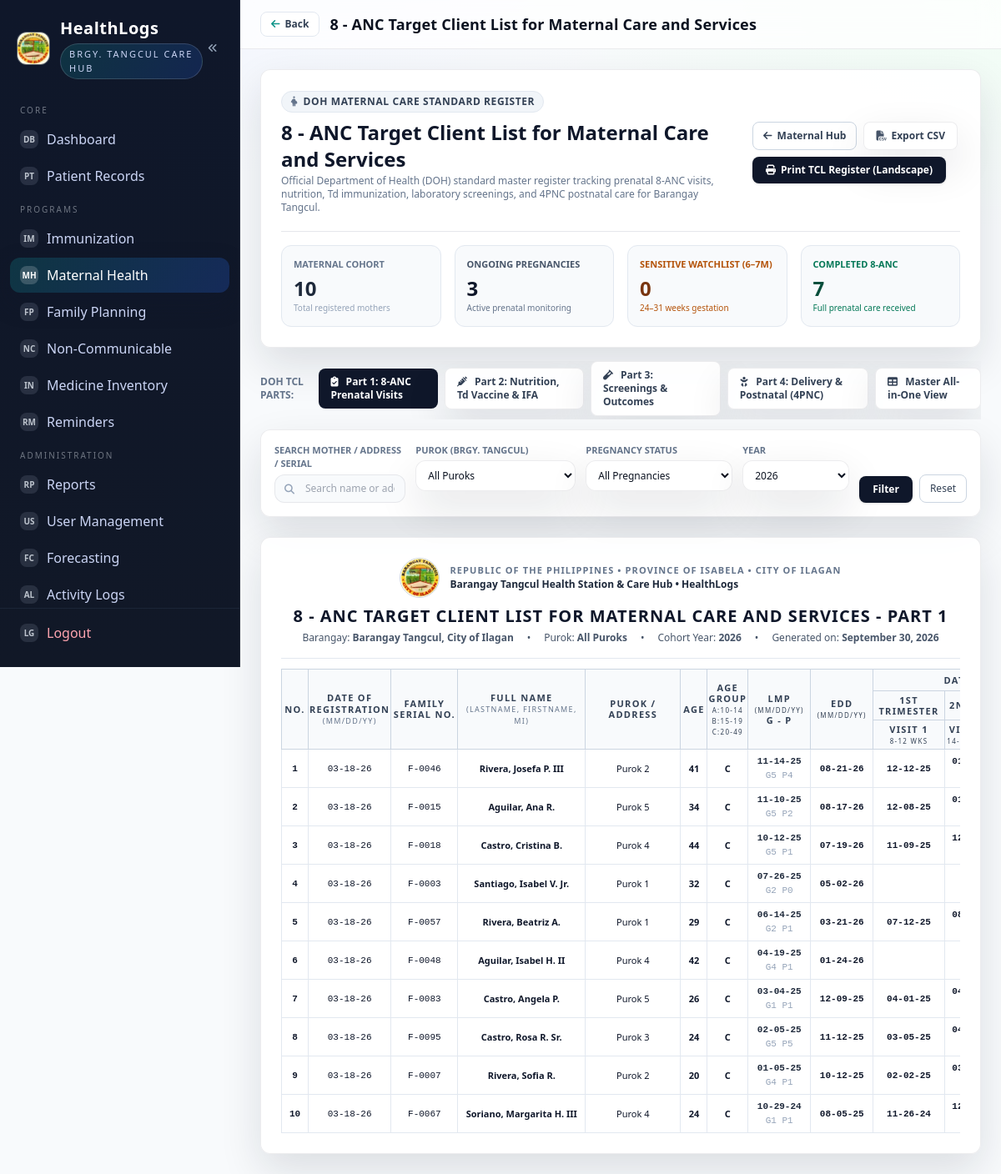
Page /public/maternal/tcl.php (signed in) on the committed database.
### tables this page shows
CREATE TABLE patients (
  id BIGINT UNSIGNED AUTO_INCREMENT PRIMARY KEY,
  household_id BIGINT UNSIGNED NULL,
  philhealth_no VARCHAR(30) NULL,
  national_id VARCHAR(30) NULL,
  first_name VARCHAR(80) NOT NULL,
  middle_name VARCHAR(80) NULL,
  last_name VARCHAR(80) NOT NULL,
  suffix VARCHAR(10) NULL,
  sex ENUM('male','female') NOT NULL,
  birth_date DATE NOT NULL,
  blood_type VARCHAR(5) NULL,
  contact_no VARCHAR(30) NULL,
  email VARCHAR(120) NULL,
  address_line VARCHAR(255) NULL,
  barangay VARCHAR(120) NOT NULL,
  city_municipality VARCHAR(120) NOT NULL,
  province VARCHAR(120) NOT NULL,
  status ENUM('active','inactive','deceased') NOT NULL DEFAULT 'active',
  created_at DATETIME NOT NULL DEFAULT CURRENT_TIMESTAMP,
  updated_at DATETIME NULL ON UPDATE CURRENT_TIMESTAMP,
  CONSTRAINT fk_patients_household FOREIGN KEY (household_id) REFERENCES households(id)
);

### public/maternal/tcl.php (the view, shortened to what the rows shown need)
<?php
require __DIR__ . '/../partials/bootstrap.php';
$activeSheet = trim($_GET['sheet'] ?? '1');
$yearFilter = trim($_GET['year'] ?? date('Y'));
$whereClauses = ["1=1"];
$params = [];
if ($yearFilter !== 'all' && is_numeric($yearFilter)) {
    $whereClauses[] = "(YEAR(pr.lmp_date) = ? OR YEAR(pr.edd_date) = ? OR YEAR(pr.created_at) = ?)";
    $params[] = (int)$yearFilter;
    $params[] = (int)$yearFilter;
    $params[] = (int)$yearFilter;
}
$whereSql = implode(' AND ', $whereClauses);
$sql = "
    SELECT
        pr.*,
        p.id AS patient_id,
        p.first_name,
        p.middle_name,
        p.last_name,
        p.suffix,
        p.birth_date,
        p.address_line,
        p.barangay,
        p.contact_no,
        p.blood_type,
        TIMESTAMPDIFF(YEAR, p.birth_date, pr.lmp_date) AS age_at_lmp,
        TIMESTAMPDIFF(YEAR, p.birth_date, CURDATE()) AS current_age,
        FLOOR(TIMESTAMPDIFF(DAY, pr.lmp_date, CURDATE()) / 7) AS current_weeks
    FROM pregnancies pr
    JOIN patients p ON p.id = pr.patient_id
    WHERE $whereSql
    ORDER BY pr.created_at DESC, pr.lmp_date DESC
";
$stmt = $pdo->prepare($sql);
$stmt->execute($params);
$pregnancies = $stmt->fetchAll(PDO::FETCH_ASSOC);
$pregnancyIds = array_column($pregnancies, 'id');
$prenatalByPregnancy = [];
$postnatalByPregnancy = [];
$tdByPatient = [];
if (!empty($pregnancyIds)) {
    $inPlaceholders = implode(',', array_fill(0, count($pregnancyIds), '?'));
    $pvSql = "
        SELECT *
        FROM prenatal_visits
        WHERE pregnancy_id IN ($inPlaceholders)
        ORDER BY visit_datetime ASC
    ";
    $pvStmt = $pdo->prepare($pvSql);
    $pvStmt->execute($pregnancyIds);
    $allPv = $pvStmt->fetchAll(PDO::FETCH_ASSOC);
    foreach ($allPv as $pv) {
        $prenatalByPregnancy[$pv['pregnancy_id']][] = $pv;
    }
    $postSql = "
        SELECT *
        FROM postnatal_visits
        WHERE pregnancy_id IN ($inPlaceholders)
        ORDER BY visit_datetime ASC
    ";
    $postStmt = $pdo->prepare($postSql);
    $postStmt->execute($pregnancyIds);
    $allPost = $postStmt->fetchAll(PDO::FETCH_ASSOC);
    foreach ($allPost as $post) {
        $postnatalByPregnancy[$post['pregnancy_id']][] = $post;
    }
}
function mapMaternalTcl(array $pr, array $prenatals, array $postnatals, array $tds): array
{
    $age = $pr['age_at_lmp'] ?? $pr['current_age'] ?? 25;
    $ageGroup = 'C';
    if ($age >= 10 && $age <= 14) $ageGroup = 'A';
    elseif ($age >= 15 && $age <= 19) $ageGroup = 'B';
    elseif ($age >= 20) $ageGroup = 'C';
    $lmp = !empty($pr['lmp_date']) ? date('m-d-y', strtotime($pr['lmp_date'])) : '--';
    $edd = !empty($pr['edd_date']) ? date('m-d-y', strtotime($pr['edd_date'])) : '--';
    $regDate = !empty($pr['created_at']) ? date('m-d-y', strtotime($pr['created_at'])) : $lmp;
    $gp = 'G' . ($pr['gravida'] ?? 1) . ' P' . ($pr['para'] ?? 0);
    $visits8Anc = [
        'v1' => null,
        'v2' => null,
        'v3' => null,
        'v4' => null,
        'v5' => null,
        'v6' => null,
        'v7' => null,
        'v8' => null,
    ];
    $bmiFirstVisit = null;
    $bmiCategory = 'Normal';
    $vCount = 0;
    foreach ($prenatals as $pv) {
        $weeks = (int)($pv['gestational_age_weeks'] ?? 0);
        $vDate = !empty($pv['visit_datetime']) ? date('m-d-y', strtotime($pv['visit_datetime'])) : null;
        if ($bmiFirstVisit === null && !empty($pv['weight_kg'])) {
            $wt = (float)$pv['weight_kg'];
            $ht = 1.52;
            $bmi = round($wt / ($ht * $ht), 1);
            $bmiFirstVisit = $bmi;
            if ($bmi < 18.5) $bmiCategory = 'Low (<18.5)';
            elseif ($bmi > 23.5) $bmiCategory = 'High (>23.5)';
            else $bmiCategory = 'Normal (18.5-22.9)';
        }
        if ($weeks <= 12 && !$visits8Anc['v1']) {
            $visits8Anc['v1'] = $vDate;
            $vCount++;
        } elseif ($weeks >= 13 && $weeks <= 20 && !$visits8Anc['v2']) {
            $visits8Anc['v2'] = $vDate;
            $vCount++;
        } elseif ($weeks >= 21 && $weeks <= 27 && !$visits8Anc['v3']) {
            $visits8Anc['v3'] = $vDate;
            $vCount++;
        } elseif ($weeks >= 28 && $weeks <= 30 && !$visits8Anc['v4']) {
            $visits8Anc['v4'] = $vDate;
            $vCount++;
        } elseif ($weeks >= 31 && $weeks <= 34 && !$visits8Anc['v5']) {
            $visits8Anc['v5'] = $vDate;
            $vCount++;
        } elseif ($weeks == 35 && !$visits8Anc['v6']) {
            $visits8Anc['v6'] = $vDate;
            $vCount++;
        } elseif ($weeks == 36 && !$visits8Anc['v7']) {
            $visits8Anc['v7'] = $vDate;
            $vCount++;
        } elseif ($weeks >= 37 && !$visits8Anc['v8']) {
            $visits8Anc['v8'] = $vDate;
            $vCount++;
        } else {
            foreach ($visits8Anc as $k => $val) {
                if ($val === null) {
                    $visits8Anc[$k] = $vDate;
                    $vCount++;
                    break;
                }
            }
        }
    }
    $completed8Anc = ($visits8Anc['v1'] && ($visits8Anc['v2'] || $visits8Anc['v3']) && ($visits8Anc['v4'] || $visits8Anc['v5'] || $visits8Anc['v8'])) ? 1 : 0;
    $tdDoses = ['td1' => null, 'td2' => null, 'td3' => null, 'td4' => null, 'td5' => null];
    $isFim = !empty($tdDoses['td2']) || !empty($tdDoses['td3']) || !empty($tdDoses['td4']) || !empty($tdDoses['td5']);
    $postnatal4Pnc = [
        'c1' => null,
        'c2' => null,
        'c3' => null,
        'c4' => null,
    ];
    $pncCount = 0;
    foreach ($postnatals as $post) {
        $pDate = !empty($post['visit_datetime']) ? date('m-d-y', strtotime($post['visit_datetime'])) : null;
        if ($pncCount === 0) $postnatal4Pnc['c1'] = $pDate;
        elseif ($pncCount === 1) $postnatal4Pnc['c2'] = $pDate;
        elseif ($pncCount === 2) $postnatal4Pnc['c3'] = $pDate;
        elseif ($pncCount === 3) $postnatal4Pnc['c4'] = $pDate;
        $pncCount++;
    }
    $completed4Pnc = $pncCount >= 2 ? 1 : 0;
    return [
        'reg_date' => $regDate,
        'family_serial' => 'F-' . str_pad($pr['patient_id'], 4, '0', STR_PAD_LEFT),
        'age' => $age,
        'age_group' => $ageGroup,
        'lmp' => $lmp,
        'edd' => $edd,
        'gp' => $gp,
        'visits' => $visits8Anc,
        'completed_8anc' => $completed8Anc,
        'bmi' => $bmiFirstVisit,
        'bmi_category' => $bmiCategory,
        'td' => $tdDoses,
        'fim' => $isFim,
        'postnatal' => $postnatal4Pnc,
        'completed_4pnc' => $completed4Pnc,
        'status' => $pr['status'],
    ];
}
$tclRows = [];
foreach ($pregnancies as $pr) {
    $pVisits = $prenatalByPregnancy[$pr['id']] ?? [];
    $postVisits = $postnatalByPregnancy[$pr['id']] ?? [];
    $tdVisits = $tdByPatient[$pr['patient_id']] ?? [];
    $mapped = mapMaternalTcl($pr, $pVisits, $postVisits, $tdVisits);
    $tclRows[] = [
        'pr' => $pr,
        'data' => $mapped,
    ];
}
require __DIR__ . '/../partials/header.php';
?>
<div class="bg-white p-5 sm:p-6 rounded-xl shadow border border-slate-100 print:hidden">
  <div class="flex flex-col md:flex-row md:items-center md:justify-between gap-4">
    <div>
      <h2 class="text-2xl font-bold text-slate-900 mt-2">8 - ANC Target Client List for Maternal Care and Services</h2>
    </div>
  </div>
</div>
<div class="mt-6 bg-white p-4 sm:p-6 rounded-xl shadow border border-slate-200">
  <div class="text-center pb-4 mb-3 border-b border-slate-200">
    <h1 class="text-lg sm:text-xl font-extrabold uppercase text-slate-900 tracking-wider mt-0.5">
      8 - ANC TARGET CLIENT LIST FOR MATERNAL CARE AND SERVICES
      <?php if ($activeSheet !== 'all'): ?>
        - PART <?= $activeSheet ?>
      <?php endif; ?>
    </h1>
  </div>
  <div class="overflow-x-auto -mx-4 sm:mx-0">
    <table class="w-full tcl-table min-w-[1280px]">
      <thead>
        <?php if ($activeSheet === '1' || $activeSheet === 'all'): ?>
          <tr>
            <th rowspan="3" class="w-8">No.</th>
            <th rowspan="3" class="min-w-[70px]">Date of<br>Registration<br><span class="text-[9px] font-normal text-slate-500">(mm/dd/yy)</span></th>
            <th rowspan="3" class="min-w-[80px]">Family<br>Serial No.</th>
            <th rowspan="3" class="min-w-[150px]">Full Name<br><span class="text-[9px] font-normal text-slate-500">(LastName, FirstName, MI)</span></th>
            <th rowspan="3" class="min-w-[110px]">Purok / Address</th>
            <th rowspan="3" class="w-8">Age</th>
            <th rowspan="3" class="w-8">Age<br>Group<br><span class="text-[8px] font-normal">A:10-14<br>B:15-19<br>C:20-49</span></th>
            <th rowspan="3" class="min-w-[75px]">LMP<br><span class="text-[8px] font-normal">(mm/dd/yy)</span><br>G - P</th>
            <th rowspan="3" class="min-w-[75px]">EDD<br><span class="text-[8px] font-normal">(mm/dd/yy)</span></th>
            <th colspan="8" class="bg-slate-100 text-slate-800 font-extrabold uppercase py-1.5">
              Date of Prenatal Check-up (8 ANC) <span class="text-[10px] font-normal lowercase">(mm/dd/yy)</span>
            </th>
          </tr>
          <tr>
            <th class="bg-slate-50 text-slate-700 text-[10px] py-1">1st Trimester</th>
            <th colspan="2" class="bg-slate-50 text-slate-700 text-[10px] py-1">2nd Trimester</th>
          </tr>
          <tr>
            <th class="text-[9px] font-semibold py-1 bg-slate-50/70 min-w-[55px]">Visit 1<br><span class="text-[8px] font-normal">8-12 wks</span></th>
            <th class="text-[9px] font-semibold py-1 bg-slate-50/70 min-w-[55px]">Visit 2<br><span class="text-[8px] font-normal">14-20 wks</span></th>
          </tr>
        <?php endif; ?>
      </thead>
      <tbody>
        <?php if (empty($tclRows)): ?>
          <tr>
            <td colspan="25" class="py-8 text-center text-slate-400">No maternal records matching the selected filters.</td>
          </tr>
        <?php else: ?>
          <?php $idx = 1; foreach ($tclRows as $row): ?>
            <?php
              $pr = $row['pr'];
              $d = $row['data'];
              $fullName = trim($pr['last_name'] . ', ' . $pr['first_name'] . ' ' . ($pr['middle_name'] ? substr($pr['middle_name'], 0, 1) . '.' : '') . ' ' . ($pr['suffix'] ?? ''));
            ?>
            <tr>
              <td class="font-mono text-slate-500 font-semibold"><?= $idx++ ?></td>
              <?php if ($activeSheet === '1' || $activeSheet === 'all'): ?>
                <td class="font-mono text-[10px] text-slate-600 whitespace-nowrap"><?= h($d['reg_date']) ?></td>
                <td class="font-mono text-[10px] text-slate-600 whitespace-nowrap"><?= h($d['family_serial']) ?></td>
                <td class="text-left font-bold text-slate-900 whitespace-nowrap">
                  <a href="/HealthLogs/public/patients/index.php?q=<?= urlencode($pr['last_name']) ?>" class="hover:text-slate-700 hover:underline">
                    <?= h($fullName) ?>
                  </a>
                </td>
                <td class="text-left text-[10px] text-slate-600 whitespace-nowrap"><?= h($pr['barangay']) ?></td>
                <td class="font-semibold text-slate-700"><?= h($d['age']) ?></td>
                <td class="font-bold text-slate-800"><?= h($d['age_group']) ?></td>
                <td class="text-center font-mono text-[10px] whitespace-nowrap">
                  <div class="text-slate-800 font-semibold"><?= h($d['lmp']) ?></div>
                  <div class="text-slate-400 font-normal"><?= h($d['gp']) ?></div>
                </td>
                <td class="font-mono text-[10px] font-semibold text-slate-800 whitespace-nowrap"><?= h($d['edd']) ?></td>
                <td class="tcl-date-val"><?= $d['visits']['v1'] ? h($d['visits']['v1']) : '' ?></td>
                <td class="tcl-date-val"><?= $d['visits']['v2'] ? h($d['visits']['v2']) : '' ?></td>
              <?php endif; ?>
            </tr>
          <?php endforeach; ?>
        <?php endif; ?>
      </tbody>
    </table>
  </div>
</div>
<?php require __DIR__ . '/../partials/footer.php'; ?>

### rows in the picture
patients: fullName "Rivera, Josefa P. III", barangay "Purok 2"
patients: fullName "Aguilar, Ana R.", barangay "Purok 5"
patients: fullName "Castro, Cristina B.", barangay "Purok 4"
patients: fullName "Santiago, Isabel V. Jr.", barangay "Purok 1"
patients: fullName "Rivera, Beatriz A.", barangay "Purok 1"
patients: fullName "Aguilar, Isabel H. II", barangay "Purok 4"
patients: fullName "Castro, Angela P.", barangay "Purok 5"
patients: fullName "Castro, Rosa R. Sr.", barangay "Purok 3"
patients: fullName "Rivera, Sofia R.", barangay "Purok 2"
patients: fullName "Soriano, Margarita H. III", barangay "Purok 4"

### other values in the picture
$pageTitle "8 - ANC Target Client List for Maternal Care and Services"
$stats['total'] "10"
$stats['ongoing'] "3"
$stats['sensitive_6_7'] "0"
$stats['completed_8anc'] "7"
$activeSheet "1"
$barangayFilter ?: 'All Puroks' "All Puroks"
$yearFilter "2026"
$d['reg_date'] "03-18-26"
$d['family_serial'] "F-0046"
$d['age'] "41"
$d['age_group'] "C"
$d['lmp'] "11-14-25"
$d['gp'] "G5 P4"
$d['edd'] "08-21-26"
